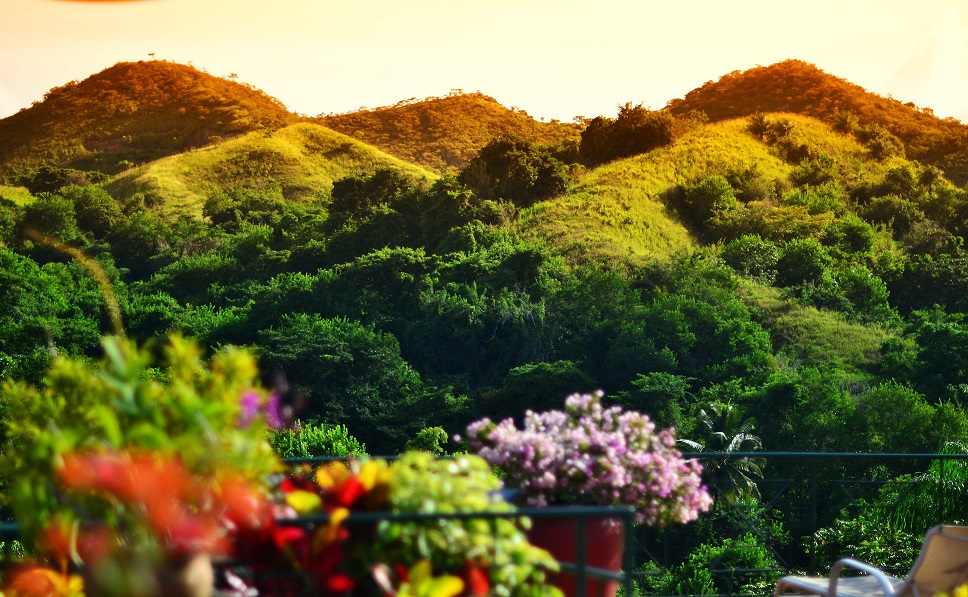
#> input picture images/input.jpg, 968 x 597 px
$ jupyter execute --allow-errors 2-Transformations.ipynb
#> lines starting #> are read from the running program, lines starting #| are printed output that depends on the picture; after the words box and inside, x2 and y2 are one past the last pixel; in counts of white or black regions, pixels touching at a corner belong together
## Translations

This an affine transform that simply shifts the position of an image. (left or right).

We use cv2.warpAffine to implement these transformations.

[cell 1]
import cv2
import numpy as np


image = cv2.imread('images/input.jpg')
#> image is the input picture: shape (597, 968, 3); mean B, G, R 57.5, 105, 110.7

# Store height and width of the image
height, width = image.shape[:2]
#> height = 597; width = 968

# Shift it by quarter of the height and width
quarter_height, quarter_width = height/4, width/4
#> quarter_height = 149.2; quarter_width = 242


# T is our translation matrix
T = np.float32([[1, 0, quarter_width], [0, 1,quarter_height]])
#> T = [[1, 0, 242], [0, 1, 149.2]]

#  warpAffine to transform the image using the matrix, T
img_translation = cv2.warpAffine(image, T, (width, height))
cv2.imshow("First",image)
cv2.imshow('Translation', img_translation)
cv2.waitKey()
cv2.destroyAllWindows()

[cell 2]
print(T)
#| [[  1.     0.   242.  ]
#|  [  0.     1.   149.25]]

## Rotations

cv2.getRotationMatrix2D(rotation_center_x, rotation_center_y, angle of rotation, scale)

[cell 3]
image = cv2.imread('images/input.jpg')
height, width = image.shape[:2]

# Divide by 2 to rototate the image around its centre
rotation_matrix = cv2.getRotationMatrix2D((width/2, height/2), 90, .5)

# the rotation matrix and  final width and height
rotated_image = cv2.warpAffine(image, rotation_matrix, (width, height))

cv2.imshow('Rotated Image', rotated_image)
cv2.waitKey()
cv2.destroyAllWindows()

### black space surrounding the image.
By simple rotations that uses the cv2.transpose function

#> (a cell that did not finish here is left out)

[cell 5]
#Other Option to Rotate
img = cv2.imread('images/input.jpg')

rotated_image = cv2.transpose(img)
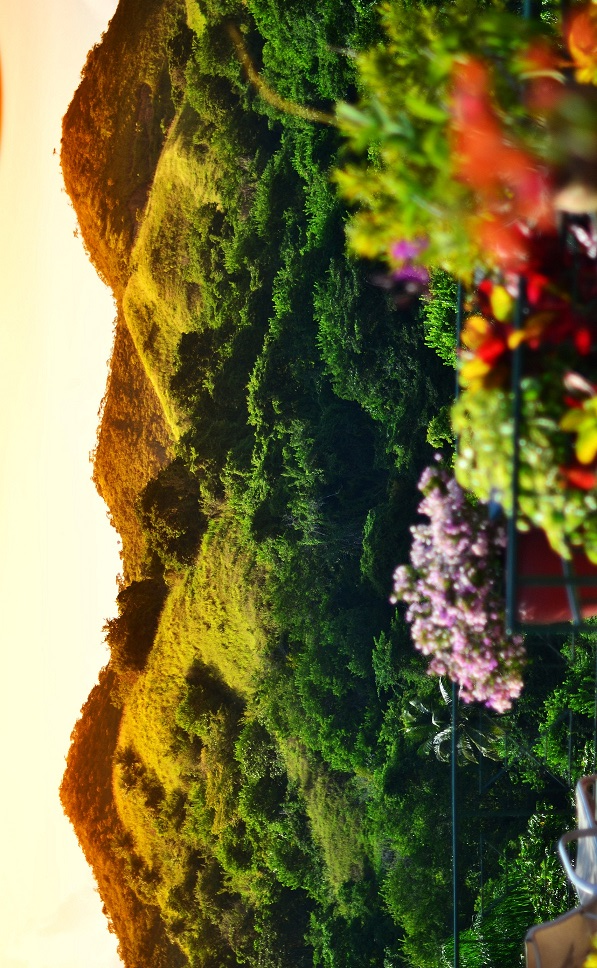
#> rotated_image: shape (968, 597, 3); mean B, G, R 57.5, 105, 110.7

cv2.imshow('Rotated Image - Method 2', rotated_image)
cv2.waitKey()
cv2.destroyAllWindows()

[cell 6]
# Let's now to a horizontal flip.
flipped = cv2.flip(image, 1)
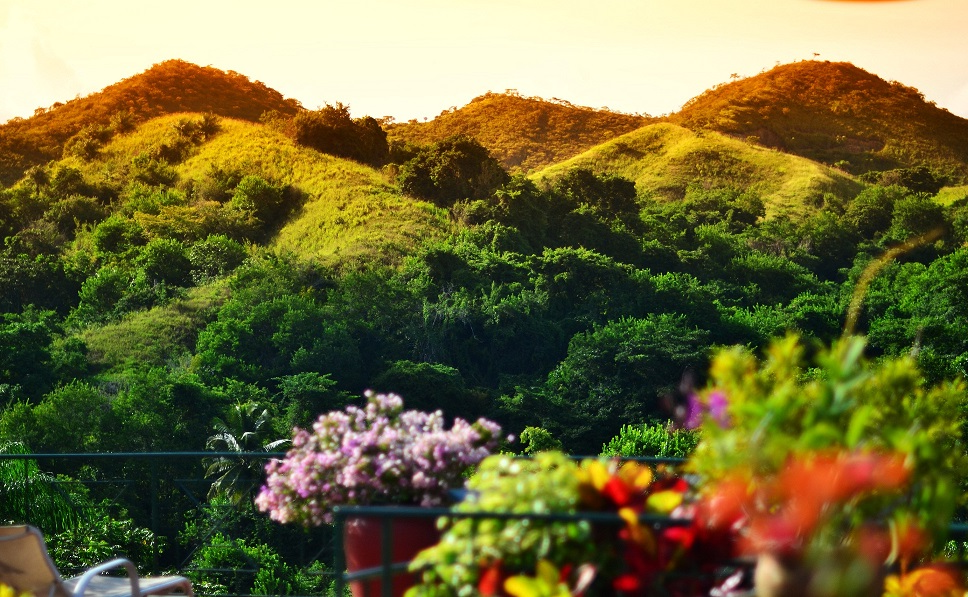
#> flipped: shape (597, 968, 3); mean B, G, R 57.5, 105, 110.7
cv2.imshow('Original', image)
cv2.imshow('Horizontal Flip', flipped)
cv2.waitKey()
cv2.destroyAllWindows()

## Scaling, Re-sizing, Interpolations and Cropping

Re-sizing by cv2.resize function, it's arguments are:

cv2.resize(image, dsize(output image size), x scale, y scale, interpolation)
- if dsize is None the output image is calculated as a function of scaling

#### List of Interpolation Methods:
- cv2.INTER_AREA - Good for shrinking or down sampling
- cv2.INTER_NEAREST - Fastest
- cv2.INTER_LINEAR - Good for zooming or up sampling (default)
- cv2.INTER_CUBIC - Better
- cv2.INTER_LANCZOS4 - Best

[cell 7]
import cv2
import numpy as np

image = cv2.imread('images/oxford.jpg')
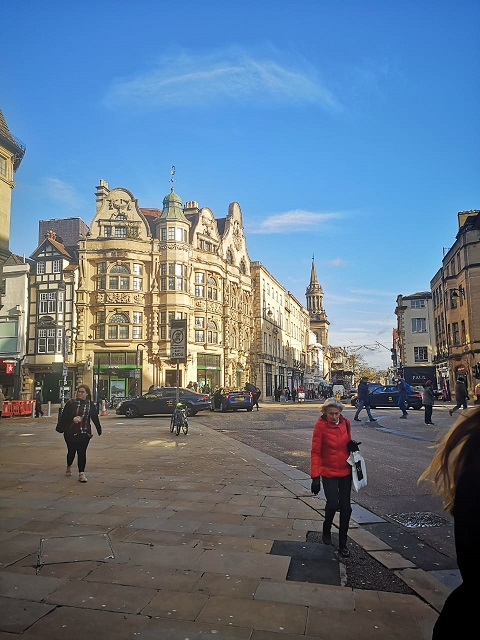
#> input picture images/oxford.jpg, 480 x 640 px
#> image is the input picture: shape (640, 480, 3); mean B, G, R 139.4, 120.9, 101.6

# If no interpolation is specified cv.INTER_LINEAR is used as default
# Make  image 3/4 of it's original size
image_scaled = cv2.resize(image, None, fx=0.75, fy=0.75)
cv2.imshow('Scaling - Linear Interpolation', image_scaled)
cv2.waitKey()

# Double the size of  image
img_scaled = cv2.resize(image, None, fx=2, fy=2, interpolation = cv2.INTER_CUBIC)
cv2.imshow('Scaling - Cubic Interpolation', img_scaled)
cv2.waitKey()

#Double the size of  image
img_scaled = cv2.resize(image, None, fx=2, fy=2, interpolation = cv2.INTER_NEAREST)
cv2.imshow('Scaling - Inter Nearest', img_scaled)
cv2.waitKey()

# Skew the re-sizing by setting exact dimensions
img_scaled = cv2.resize(image, (900, 400), interpolation = cv2.INTER_AREA)
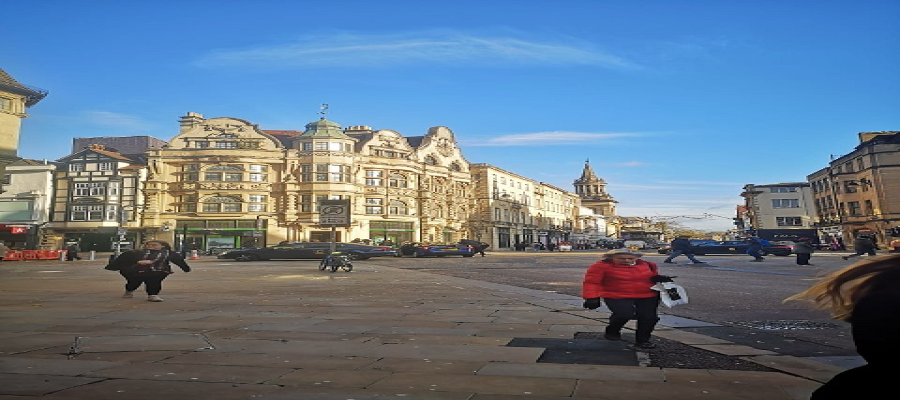
#> img_scaled: shape (400, 900, 3); mean B, G, R 139.4, 120.9, 101.6
cv2.imshow('Scaling - Skewed Size', img_scaled)
cv2.waitKey()

cv2.destroyAllWindows()

## Image Pyramids

Useful when scaling images in object detection.

[cell 8]
smaller = cv2.pyrDown(image)
larger = cv2.pyrUp(smaller)

cv2.imshow('Original', image )

cv2.imshow('Smaller ', smaller )
cv2.imshow('Larger ', larger )
cv2.waitKey(0)
cv2.destroyAllWindows()

## Cropping

[cell 9]
image = cv2.imread('images/input.jpg')

height, width = image.shape[:2]

# pixel coordiantes (top  left of cropping rectangle)
# using 0.25 to get the x,y position that is 1/4 down from the top left (0,0)
start_row, start_col = int(height * .25), int(width * .25)
#> start_row = 149; start_col = 242

# ending pixel coordinates (bottom right)
end_row, end_col = int(height * .75), int(width * .75)
#> end_row = 447; end_col = 726

#indexing to crop out the rectangle we desire
cropped = image[start_row:end_row , start_col:end_col]
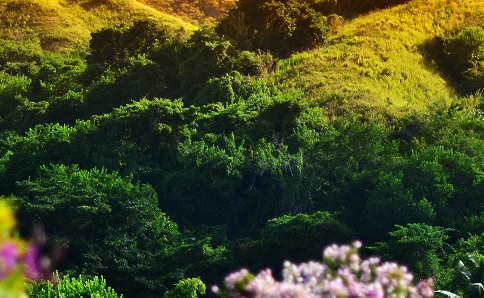
#> cropped: shape (298, 484, 3); mean B, G, R 33, 72.6, 67

cv2.imshow("Original Image", image)
cv2.waitKey(0)

# (in-place operation)
copy = image.copy()
cv2.rectangle(copy, (start_col,start_row), (end_col,end_row), (0,255,255), 10)
#> copy: shape (597, 968, 3); 2.97% of pixels changed, all inside (x1, y1, x2, y2) = (237, 144, 732, 453)
cv2.imshow("Area we are cropping", copy)
cv2.waitKey(0)

cv2.imshow("Cropped Image", cropped)
cv2.waitKey(0)
cv2.destroyAllWindows()

## Arithmetic Operations

[cell 10]
M = np.ones(image.shape, dtype = "uint8") * 100
print(M)
#> (printed output is left out)

# We use this to add this matrix M, to our image
# Increase in brightness
added = cv2.add(image, M)
cv2.imshow("Added", added)

# Now if we just added it, look what happens
added2 = image + M
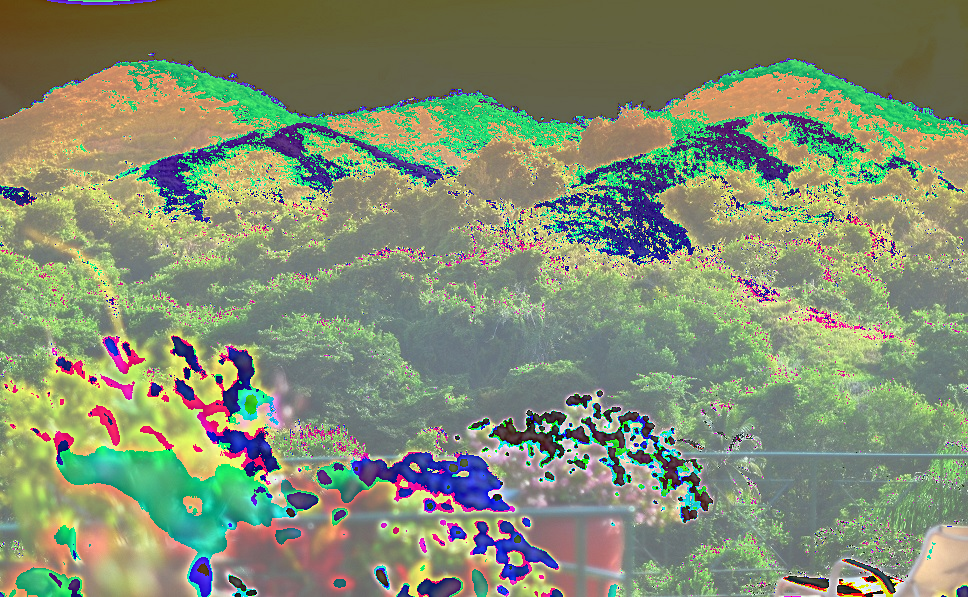
#> added2: shape (597, 968, 3); mean B, G, R 113.7, 141.6, 131
cv2.imshow("Added 2", added2)

# Subtract
# decrease in brightness
subtracted = cv2.subtract(image, M)
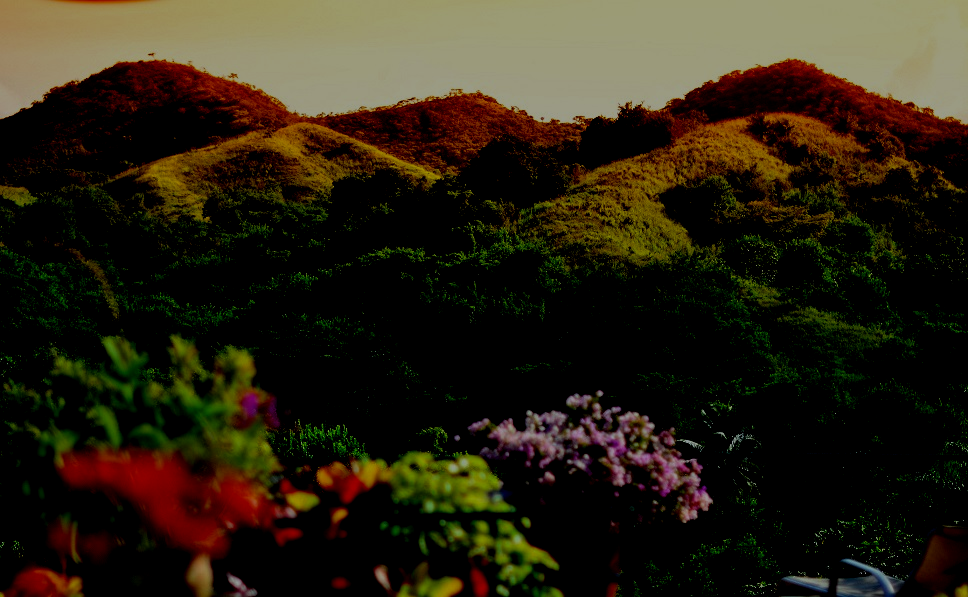
#> subtracted: shape (597, 968, 3); mean B, G, R 19.8, 35.2, 42.7
cv2.imshow("Subtracted", subtracted)

added3 = image - M
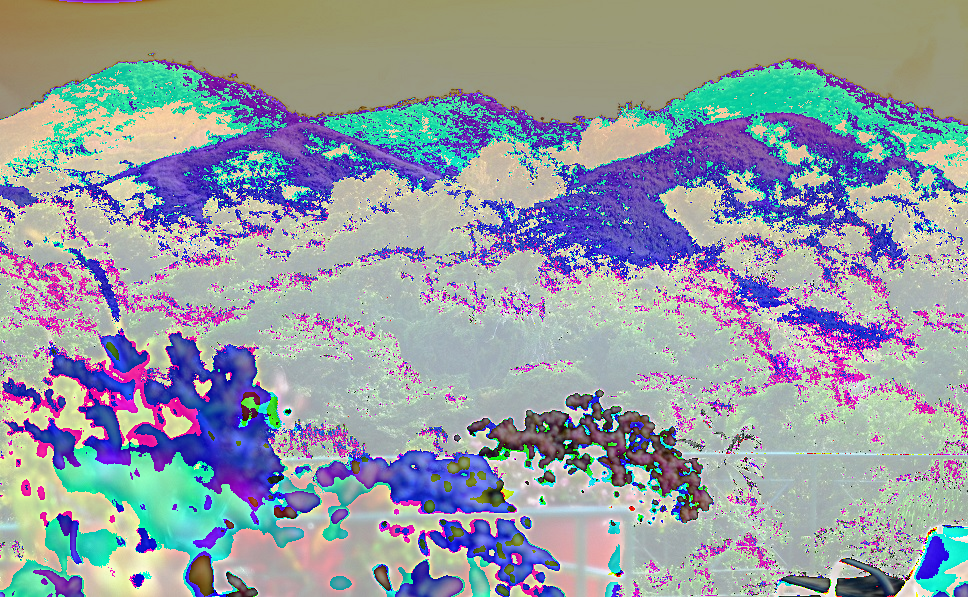
#> added3: shape (597, 968, 3); mean B, G, R 164.2, 155.2, 148.3
cv2.imshow("Subtracted 2", added3)

cv2.waitKey(0)
cv2.destroyAllWindows()

## Bitwise Operations and Masking

[cell 11]
# Making a sqare
square = np.zeros((300, 300), np.uint8)
cv2.rectangle(square, (50, 50), (250, 250), 255, -2)
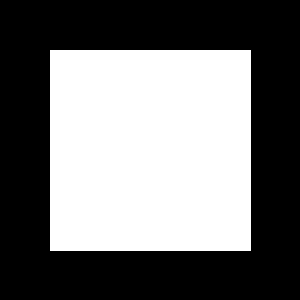
#> square: shape (300, 300); 44.9% white; 1 white region, box (x1, y1, x2, y2) and area: (50, 50, 251, 251) 40401
cv2.imshow("Square", square)
cv2.waitKey(0)

# Making a ellipse
ellipse = np.zeros((300, 300), np.uint8)
cv2.ellipse(ellipse, (150, 150), (150, 150), 30, 0, 180, 255, -1)
#> ellipse: shape (300, 300); 39.6% white; 1 white region, box (x1, y1, x2, y2) and area: (0, 75, 281, 300) 35626
cv2.imshow("Ellipse", ellipse)
cv2.waitKey(0)

cv2.destroyAllWindows()

[cell 12]
# Shows only where they intersect
And = cv2.bitwise_and(square, ellipse)
cv2.imshow("AND", And)
cv2.waitKey(0)

# Shows where either square or ellipse is
bitwiseOr = cv2.bitwise_or(square, ellipse)
cv2.imshow("OR", bitwiseOr)
cv2.waitKey(0)

# Shows where either exist by itself
bitwiseXor = cv2.bitwise_xor(square, ellipse)
cv2.imshow("XOR", bitwiseXor)
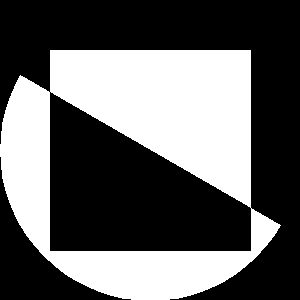
#> window 'XOR': shape (300, 300); 39.4% white; 1 white region, box (x1, y1, x2, y2) and area: (0, 50, 281, 300) 35417
cv2.waitKey(0)

# Shows everything that isn't part of the square
bitwiseNot_sq = cv2.bitwise_not(square)
cv2.imshow("NOT - square", bitwiseNot_sq)
cv2.waitKey(0)

###  last operation inverts the image totally

cv2.destroyAllWindows()
